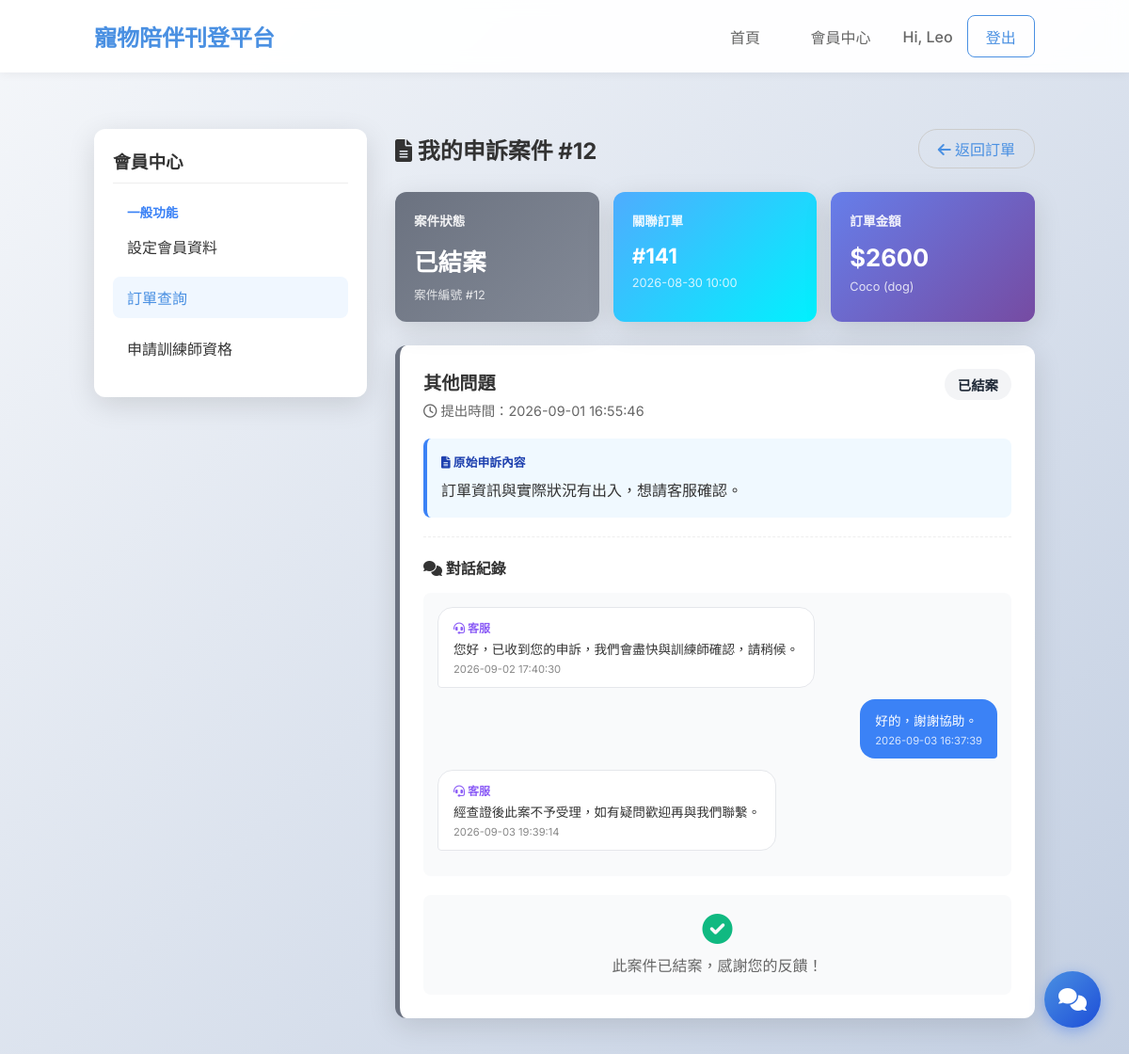
Screenshot of /member/appeal/12 (signed in) with the database file from the repository.
### tables this page shows
CREATE TABLE users (
    id INTEGER PRIMARY KEY AUTOINCREMENT,
    email TEXT UNIQUE NOT NULL,
    password_hash TEXT NOT NULL,
    name TEXT NOT NULL,
    nickname TEXT,
    gender TEXT NOT NULL,
    dob DATE NOT NULL,
    city TEXT NOT NULL,
    district TEXT NOT NULL,
    phone TEXT NOT NULL,
    created_at TIMESTAMP DEFAULT CURRENT_TIMESTAMP
, role TEXT DEFAULT 'member', avatar TEXT);

CREATE TABLE order_appeals (
                id INTEGER PRIMARY KEY AUTOINCREMENT,
                order_id INTEGER NOT NULL,
                user_id INTEGER NOT NULL,
                reason TEXT,
                description TEXT NOT NULL,
                status TEXT DEFAULT 'pending', -- pending, processing, resolved, closed
                admin_reply TEXT,
                created_at TIMESTAMP DEFAULT CURRENT_TIMESTAMP,
                updated_at TIMESTAMP DEFAULT CURRENT_TIMESTAMP, user_reply TEXT, user_reply_at TIMESTAMP,
                FOREIGN KEY (order_id) REFERENCES orders (id),
                FOREIGN KEY (user_id) REFERENCES users (id)
            );

CREATE TABLE orders (
        id INTEGER PRIMARY KEY AUTOINCREMENT,
        listing_id INTEGER NOT NULL,
        buyer_id INTEGER NOT NULL,
        seller_id INTEGER NOT NULL,
        booking_date TEXT NOT NULL,
        booking_time TEXT NOT NULL,
        status TEXT DEFAULT 'pending',
        created_at TIMESTAMP DEFAULT CURRENT_TIMESTAMP, location_type TEXT, location_detail TEXT, price_at_booking INTEGER, updated_at TIMESTAMP DEFAULT CURRENT_TIMESTAMP, duration INTEGER DEFAULT 1, total_price INTEGER, payment_status TEXT DEFAULT 'unpaid', payment_method TEXT, payment_time TIMESTAMP, card_last4 TEXT, payment_confirmed INTEGER DEFAULT 0, payment_deadline TIMESTAMP, paid_amount INTEGER DEFAULT 0, original_price REAL,
        FOREIGN KEY (listing_id) REFERENCES listings (id),
        FOREIGN KEY (buyer_id) REFERENCES users (id),
        FOREIGN KEY (seller_id) REFERENCES users (id)
    );

CREATE TABLE listings (
                id INTEGER PRIMARY KEY AUTOINCREMENT,
                trainer_id INTEGER NOT NULL,
                pet_image TEXT NOT NULL,
                pet_type TEXT NOT NULL,
                breed TEXT NOT NULL,
                available_slots TEXT NOT NULL,
                price INTEGER NOT NULL,
                introduction TEXT NOT NULL,
                rules TEXT,
                cancellation_hours INTEGER NOT NULL,
                created_at TIMESTAMP DEFAULT CURRENT_TIMESTAMP, status TEXT DEFAULT 'pending', pet_name TEXT,
                FOREIGN KEY (trainer_id) REFERENCES users (id)
            );

CREATE TABLE appeal_messages (
            id INTEGER PRIMARY KEY AUTOINCREMENT,
            appeal_id INTEGER NOT NULL,
            sender_id INTEGER NOT NULL,
            sender_role TEXT NOT NULL,
            message TEXT NOT NULL,
            created_at TIMESTAMP DEFAULT CURRENT_TIMESTAMP,
            FOREIGN KEY (appeal_id) REFERENCES order_appeals(id),
            FOREIGN KEY (sender_id) REFERENCES users(id)
        );

### pet_platform/blueprints/member.py (the view, shortened to what this page needs)
@bp.route('/member/appeal/<int:appeal_id>', methods=('GET', 'POST'))
@login_required
def member_appeal_detail(appeal_id):
    conn = get_db()
    appeal = conn.execute('''
        SELECT a.*,
               o.booking_date, o.booking_time, o.total_price, o.status as order_status,
               l.pet_name, l.pet_type,
               u.name as seller_name, u.nickname as seller_nickname, u.email as seller_email
        FROM order_appeals a
        JOIN orders o ON a.order_id = o.id
        JOIN listings l ON o.listing_id = l.id
        JOIN users u ON o.seller_id = u.id
        WHERE a.id = ? AND a.user_id = ?
    ''', (appeal_id, session['user_id'])).fetchone()
    if not appeal:
        flash('申訴案件不存在', 'error')
        return redirect(url_for('member.member_orders'))
    messages = conn.execute('''
        SELECT m.*, u.name as sender_name, u.nickname as sender_nickname
        FROM appeal_messages m
        JOIN users u ON m.sender_id = u.id
        WHERE m.appeal_id = ?
        ORDER BY m.created_at ASC
    ''', (appeal_id,)).fetchall()
    return render_template('member_appeal_detail.html', appeal=appeal, messages=messages, active_page='orders')

### pet_platform/context_processors.py (called while the page is built)
def inject_sidebar_counts():
    counts = {}
    if 'user_id' in session:
        try:
            counts = sidebar_counts(session['user_id'], session.get('user_role'))
        except Exception:
            current_app.logger.exception('Error injecting sidebar counts')
    return dict(sidebar_counts=counts)

### pet_platform/db.py (called while the page is built)
def get_db():
    if 'db' not in g:
        g.db = sqlite3.connect(current_app.config['DATABASE'])
        g.db.row_factory = sqlite3.Row
    return g.db

### pet_platform/services/stats_service.py (called while the page is built, shortened)
def sidebar_counts(user_id, role):
    conn = get_db()
    if role == Role.MEMBER:
        c = conn.execute(f'SELECT {_ORDER_STATUS_COUNTS} FROM orders WHERE buyer_id = ?', (user_id,)).fetchone()
        return {
            'member_pending_orders': c['pending'],
            'member_upcoming_orders': c['confirmed'] + c['in_progress'],
            'member_badge_count': c['pending'] + c['confirmed'] + c['in_progress'],
        }
    return {}

### pet_platform/utils/time.py (called while the page is built)
def utc8_filter(dt_str):
    if not dt_str:
        return ''
    try:
        if isinstance(dt_str, str):
            dt = datetime.fromisoformat(dt_str.replace('Z', '+00:00'))
        else:
            dt = dt_str
        if dt.tzinfo is None:
            dt = dt.replace(tzinfo=timezone.utc)
        return dt.astimezone(TZ_UTC8).strftime('%Y-%m-%d %H:%M:%S')
    except Exception:
        return str(dt_str)

### templates/member_appeal_detail.html (shortened to what this page needs)
{% extends 'member_layout.html' %}
{% block member_content %}
<div style="display: flex; justify-content: space-between; align-items: center; margin-bottom: 25px;">
    <h2 style="margin: 0;"><i class="fas fa-file-alt"></i> 我的申訴案件 #{{ appeal.id }}</h2>
    <a href="{{ url_for('member.member_orders') }}" class="btn btn-outline"
        style="padding: 8px 20px; border-radius: 20px; border: 1px solid #ccc;">
        <i class="fas fa-arrow-left me-1"></i> 返回訂單
    </a>
</div>
{% set border_color = '#6c757d' %}
{% set badge_bg = '#f3f4f6' %}
{% set badge_color = '#374151' %}
{% set status_text = '未知' %}
{% if appeal.status == 'pending' %}
{% set border_color = '#f59e0b' %}
{% set badge_bg = '#fef3c7' %}
{% set badge_color = '#92400e' %}
{% set status_text = '待處理' %}
{% elif appeal.status == 'processing' %}
{% set border_color = '#3b82f6' %}
{% set badge_bg = '#dbeafe' %}
{% set badge_color = '#1e40af' %}
{% set status_text = '處理中' %}
{% elif appeal.status == 'resolved' %}
{% set border_color = '#10b981' %}
{% set badge_bg = '#d1fae5' %}
{% set badge_color = '#065f46' %}
{% set status_text = '已解決' %}
{% elif appeal.status == 'closed' %}
{% set border_color = '#6b7280' %}
{% set badge_bg = '#f3f4f6' %}
{% set badge_color = '#1f2937' %}
{% set status_text = '已結案' %}
{% endif %}
<div
    style="display: grid; grid-template-columns: repeat(auto-fit, minmax(200px, 1fr)); gap: 15px; margin-bottom: 25px;">
    <div class="card"
        style="background: linear-gradient(135deg, {{ border_color }} 0%, {{ border_color }}cc 100%); color: white; padding: 20px;">
        <h3 style="margin-top: 0; font-size: 0.85rem; opacity: 0.9;">案件狀態</h3>
        <div style="font-size: 1.6rem; font-weight: bold; margin: 8px 0;">{{ status_text }}</div>
        <p style="margin: 0; font-size: 0.8rem; opacity: 0.8;">案件編號 #{{ appeal.id }}</p>
    </div>
    <div class="card"
        style="background: linear-gradient(135deg, #4facfe 0%, #00f2fe 100%); color: white; padding: 20px;">
        <h3 style="margin-top: 0; font-size: 0.85rem; opacity: 0.9;">關聯訂單</h3>
        <div style="font-size: 1.4rem; font-weight: bold; margin: 8px 0;">#{{ appeal.order_id }}</div>
        <p style="margin: 0; font-size: 0.8rem; opacity: 0.8;">{{ appeal.booking_date }} {{ appeal.booking_time }}</p>
    </div>
    <div class="card"
        style="background: linear-gradient(135deg, #667eea 0%, #764ba2 100%); color: white; padding: 20px;">
        <h3 style="margin-top: 0; font-size: 0.85rem; opacity: 0.9;">訂單金額</h3>
        <div style="font-size: 1.6rem; font-weight: bold; margin: 8px 0;">${{ appeal.total_price }}</div>
        <p style="margin: 0; font-size: 0.8rem; opacity: 0.8;">{{ appeal.pet_name }} ({{ appeal.pet_type }})</p>
    </div>
</div>
<div class="card mb-3" style="border-left: 5px solid {{ border_color }};">
    <div style="display: flex; justify-content: space-between; align-items: flex-start; margin-bottom: 20px;">
        <div>
            <h4 style="margin: 0 0 5px 0; font-size: 1.2rem;">
                {% if appeal.reason == 'trainer_absent' %}訓練師未出席
                {% elif appeal.reason == 'service_quality' %}服務品質不佳
                {% elif appeal.reason == 'refund_request' %}退款申請
                {% elif appeal.reason == 'accident' %}發生意外/事故
                {% elif appeal.reason == 'other' %}其他問題
                {% else %}{{ appeal.reason }}
                {% endif %}
            </h4>
            <p style="color: #666; margin: 0; font-size: 0.9rem;">
                <i class="far fa-clock"></i> 提出時間：{{ appeal.created_at | utc8 }}
            </p>
        </div>
        <span
            style="background: {{ badge_bg }}; color: {{ badge_color }}; padding: 6px 14px; border-radius: 20px; font-size: 0.9rem; font-weight: 600;">
            {{ status_text }}
        </span>
    </div>
    <div
        style="background: #f0f9ff; padding: 15px; border-radius: 8px; margin-bottom: 20px; border-left: 4px solid #3b82f6;">
        <label style="font-size: 0.8rem; color: #1e40af; font-weight: 600; display: block; margin-bottom: 8px;"><i
                class="fas fa-file-alt"></i> 原始申訴內容</label>
        <div style="line-height: 1.7; color: #333; white-space: pre-wrap;">{{ appeal.description }}</div>
    </div>
    <div style="border-top: 1px dashed #eee; padding-top: 20px;">
        <h4 style="margin: 0 0 15px 0; font-size: 1rem;"><i class="fas fa-comments"></i> 對話紀錄</h4>
        <div
            style="background: #f9fafb; border-radius: 8px; padding: 15px; max-height: 400px; overflow-y: auto; margin-bottom: 20px;">
            {% if messages %}
            {% for msg in messages %}
            {% if msg.sender_role == 'user' %}
            <div style="display: flex; justify-content: flex-end; margin-bottom: 12px;">
                <div
                    style="max-width: 75%; background: #3b82f6; color: white; padding: 12px 16px; border-radius: 16px 16px 4px 16px;">
                    <div style="font-size: 0.85rem; white-space: pre-wrap;">{{ msg.message }}</div>
                    <div style="font-size: 0.7rem; opacity: 0.8; margin-top: 5px; text-align: right;">{{ msg.created_at
                        | utc8 }}</div>
                </div>
            </div>
            {% else %}
            <div style="display: flex; justify-content: flex-start; margin-bottom: 12px;">
                <div
                    style="max-width: 75%; background: white; border: 1px solid #e5e7eb; padding: 12px 16px; border-radius: 16px 16px 16px 4px;">
                    <div style="font-size: 0.75rem; color: #8b5cf6; font-weight: 600; margin-bottom: 4px;"><i
                            class="fas fa-headset"></i> 客服</div>
                    <div style="font-size: 0.85rem; color: #333; white-space: pre-wrap;">{{ msg.message }}</div>
                    <div style="font-size: 0.7rem; color: #888; margin-top: 5px;">{{ msg.created_at | utc8 }}</div>
                </div>
            </div>
            {% endif %}
            {% endfor %}
            {% else %}
            <div style="text-align: center; color: #888; padding: 30px;">
                <i class="fas fa-comment-slash" style="font-size: 2rem; margin-bottom: 10px; opacity: 0.5;"></i>
                <p style="margin: 0;">尚無對話紀錄</p>
            </div>
            {% endif %}
        </div>
        {% if appeal.status not in ['closed', 'resolved'] %}
        <form method="post" id="messageForm">
            <div style="display: flex; gap: 10px; align-items: flex-end;">
                <textarea name="message" class="form-control" rows="2" required
                    style="flex: 1; padding: 12px; border: 1px solid #ddd; border-radius: 12px; resize: none; font-size: 0.95rem;"
                    placeholder="輸入留言內容..."></textarea>
                <button type="submit" class="btn"
                    style="background: #3b82f6; color: white; padding: 12px 20px; border: none; border-radius: 12px; cursor: pointer; height: fit-content;">
                    <i class="fas fa-paper-plane"></i>
                </button>
            </div>
        </form>
        {% else %}
        <div style="text-align: center; padding: 20px; color: #666; background: #f9fafb; border-radius: 8px;">
            <i class="fas fa-check-circle" style="font-size: 2rem; color: #10b981; margin-bottom: 10px;"></i>
            <p style="margin: 0;">此案件已{{ '解決' if appeal.status == 'resolved' else '結案' }}，感謝您的反饋！</p>
        </div>
        {% endif %}
    </div>
</div>
{% endblock %}

### templates/base.html (shortened to what this page needs)
<!DOCTYPE html>
<html lang="zh-TW">
<head>
    <link rel="stylesheet" href="{{ url_for('static', filename='style.css') }}">
    <link rel="stylesheet" href="https://cdnjs.cloudflare.com/ajax/libs/font-awesome/6.0.0/css/all.min.css">
</head>
<body>
    <nav class="navbar">
        <div class="container">
            <a href="{{ url_for('main.index') }}" class="logo">寵物陪伴刊登平台</a>
            <div class="nav-links">
                <a href="{{ url_for('main.index') }}" class="btn btn-ghost">首頁</a>
                {% if session.get('user_id') %}
                <a href="{{ url_for('member.member_profile') }}" class="btn btn-ghost">會員中心</a>
                <span class="user-greeting">Hi, {{ session.get('user_name') }}</span>
                <a href="{{ url_for('auth.logout') }}" class="btn btn-outline">登出</a>
                {% else %}
                <a href="{{ url_for('auth.login') }}" class="btn btn-ghost">登入</a>
                <a href="{{ url_for('auth.register') }}" class="btn btn-primary">註冊</a>
                {% endif %}
            </div>
        </div>
    </nav>
    <div class="container main-content">
        {% block content %}{% endblock %}
    </div>
    {% include 'chat_snippet.html' %}
</body>
</html>

### static/style.css (style rules this page uses)
:root { --primary-color: #4a90e2; --primary-hover: #357abd; --bg-color: #f4f7f6; --card-bg: rgba(255, 255, 255, 0.85); --text-color: #333; --text-muted: #666; --border-radius: 12px; --shadow: 0 8px 30px rgba(0, 0, 0, 0.12); --font-family: 'Inter', sans-serif; }
body { font-family: var(--font-family); background-color: var(--bg-color); background-image: linear-gradient(135deg, #f5f7fa 0%, #c3cfe2 100%); margin: 0; color: var(--text-color); min-height: 100vh; }
.container { max-width: 1000px; margin: 0 auto; padding: 0 20px; }
.navbar { background: rgba(255, 255, 255, 0.95); backdrop-filter: blur(10px); padding: 1rem 0; box-shadow: 0 2px 10px rgba(0, 0, 0, 0.05); position: sticky; top: 0; z-index: 1000; }
.navbar .container { display: flex; justify-content: space-between; align-items: center; }
.logo { font-size: 1.5rem; font-weight: 700; text-decoration: none; color: var(--primary-color); }
.nav-links { display: flex; align-items: center; gap: 15px; }
.user-greeting { font-weight: 500; color: var(--text-muted); }
.btn { padding: 0.6rem 1.2rem; border-radius: 8px; text-decoration: none; font-weight: 500; transition: all 0.3s ease; cursor: pointer; border: none; }
.btn-outline { border: 1px solid var(--primary-color); color: var(--primary-color); background: transparent; }
.btn-ghost { color: var(--text-muted); background: transparent; }
.main-content { padding-top: 40px; padding-bottom: 40px; }
.card { background: white; padding: 25px; border-radius: var(--border-radius); box-shadow: var(--shadow); }

### rows the page displays
users: get "Leo"
order_appeals: id "12", order_id "141", created_at|utc8 "2026-09-01 16:55:46", description "訂單資訊與實際狀況有出入，想請客服確認。", status "結案"
orders: booking_date "2026-08-30", booking_time "10:00", total_price "2600"
listings: pet_name "Coco", pet_type "dog"
appeal_messages: message "您好，已收到您的申訴，我們會盡快與訓練師確認，請稍候。", created_at|utc8 "2026-09-02 17:40:30"
appeal_messages: message "好的，謝謝協助。", created_at|utc8 "2026-09-03 16:37:39"
appeal_messages: message "經查證後此案不予受理，如有疑問歡迎再與我們聯繫。", created_at|utc8 "2026-09-03 19:39:14"

### other values shown
{{ status_text }} "已結案"
